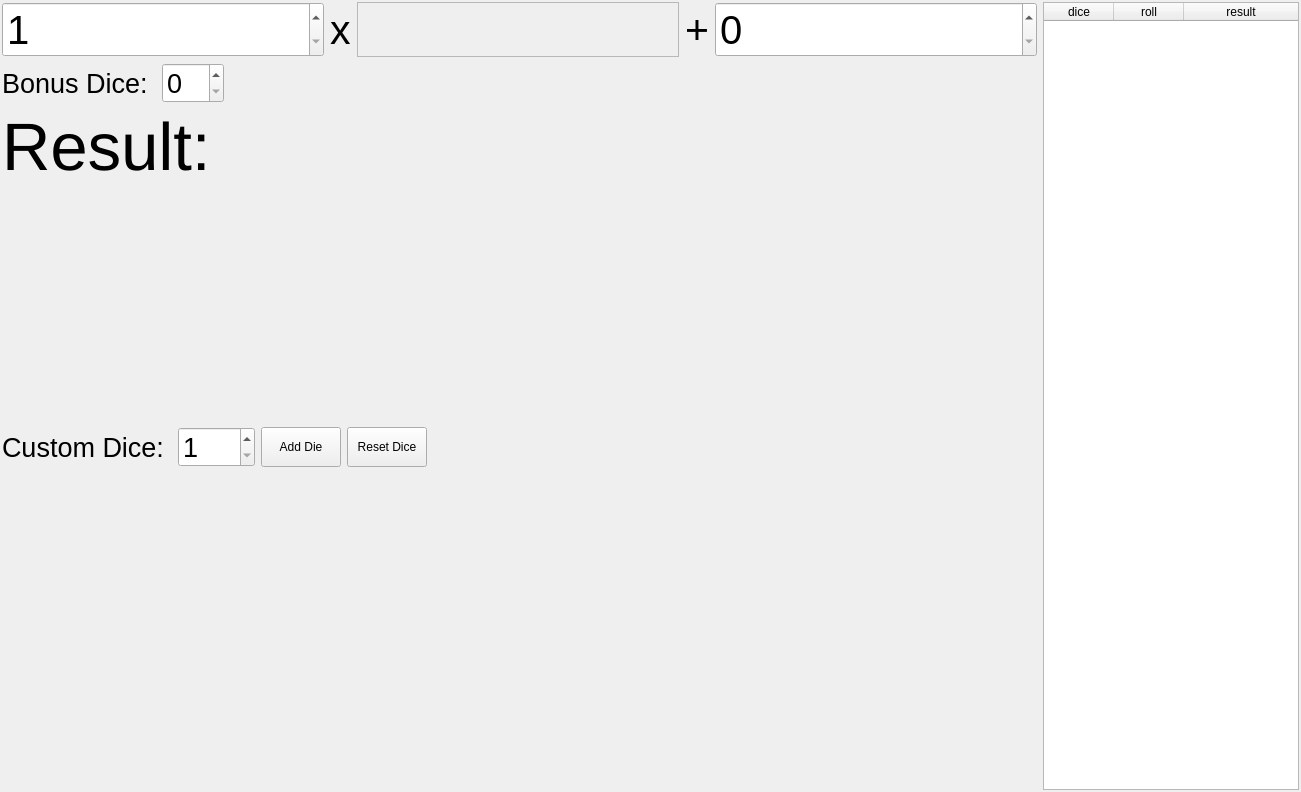
<?xml version="1.0" encoding="UTF-8"?>
<ui version="4.0">
 <class>DiceTool</class>
 <widget class="QWidget" name="DiceTool">
  <property name="geometry">
   <rect>
    <x>0</x>
    <y>0</y>
    <width>1301</width>
    <height>792</height>
   </rect>
  </property>
  <property name="windowTitle">
   <string>Form</string>
  </property>
  <layout class="QHBoxLayout" name="horizontalLayout">
   <property name="leftMargin">
    <number>2</number>
   </property>
   <property name="topMargin">
    <number>2</number>
   </property>
   <property name="rightMargin">
    <number>2</number>
   </property>
   <property name="bottomMargin">
    <number>2</number>
   </property>
   <item>
    <layout class="QVBoxLayout" name="verticalLayout">
     <item>
      <layout class="QHBoxLayout" name="horizontalLayout_2">
       <item>
        <widget class="QSpinBox" name="spinBox_amount">
         <property name="sizePolicy">
          <sizepolicy hsizetype="Minimum" vsizetype="Preferred">
           <horstretch>0</horstretch>
           <verstretch>0</verstretch>
          </sizepolicy>
         </property>
         <property name="maximumSize">
          <size>
           <width>16777215</width>
           <height>100</height>
          </size>
         </property>
         <property name="font">
          <font>
           <pointsize>30</pointsize>
          </font>
         </property>
         <property name="minimum">
          <number>1</number>
         </property>
         <property name="maximum">
          <number>999</number>
         </property>
        </widget>
       </item>
       <item>
        <widget class="QLabel" name="label">
         <property name="sizePolicy">
          <sizepolicy hsizetype="Maximum" vsizetype="Minimum">
           <horstretch>0</horstretch>
           <verstretch>0</verstretch>
          </sizepolicy>
         </property>
         <property name="font">
          <font>
           <pointsize>31</pointsize>
          </font>
         </property>
         <property name="text">
          <string>x</string>
         </property>
        </widget>
       </item>
       <item>
        <widget class="QFrame" name="frame_diceButtons">
         <property name="frameShape">
          <enum>QFrame::StyledPanel</enum>
         </property>
         <property name="frameShadow">
          <enum>QFrame::Raised</enum>
         </property>
        </widget>
       </item>
       <item>
        <widget class="QLabel" name="label_2">
         <property name="sizePolicy">
          <sizepolicy hsizetype="Maximum" vsizetype="Minimum">
           <horstretch>0</horstretch>
           <verstretch>0</verstretch>
          </sizepolicy>
         </property>
         <property name="font">
          <font>
           <pointsize>31</pointsize>
          </font>
         </property>
         <property name="text">
          <string>+</string>
         </property>
        </widget>
       </item>
       <item>
        <widget class="QSpinBox" name="spinBox_modifier">
         <property name="sizePolicy">
          <sizepolicy hsizetype="Minimum" vsizetype="Minimum">
           <horstretch>0</horstretch>
           <verstretch>0</verstretch>
          </sizepolicy>
         </property>
         <property name="maximumSize">
          <size>
           <width>16777215</width>
           <height>100</height>
          </size>
         </property>
         <property name="font">
          <font>
           <pointsize>30</pointsize>
          </font>
         </property>
         <property name="maximum">
          <number>999</number>
         </property>
        </widget>
       </item>
      </layout>
     </item>
     <item>
      <layout class="QHBoxLayout" name="horizontalLayout_4">
       <item>
        <widget class="QLabel" name="label_4">
         <property name="sizePolicy">
          <sizepolicy hsizetype="Maximum" vsizetype="Preferred">
           <horstretch>0</horstretch>
           <verstretch>0</verstretch>
          </sizepolicy>
         </property>
         <property name="font">
          <font>
           <pointsize>20</pointsize>
          </font>
         </property>
         <property name="toolTip">
          <string>Bonus dice are added to the normal amount of dice, but the worst results (amount = amount of bonus dice) are again subtracted from the result</string>
         </property>
         <property name="text">
          <string>Bonus Dice: </string>
         </property>
        </widget>
       </item>
       <item>
        <widget class="QSpinBox" name="spinBox_bonusDice">
         <property name="sizePolicy">
          <sizepolicy hsizetype="Maximum" vsizetype="Fixed">
           <horstretch>0</horstretch>
           <verstretch>0</verstretch>
          </sizepolicy>
         </property>
         <property name="font">
          <font>
           <pointsize>20</pointsize>
          </font>
         </property>
        </widget>
       </item>
       <item>
        <spacer name="horizontalSpacer_2">
         <property name="orientation">
          <enum>Qt::Horizontal</enum>
         </property>
         <property name="sizeHint" stdset="0">
          <size>
           <width>40</width>
           <height>20</height>
          </size>
         </property>
        </spacer>
       </item>
      </layout>
     </item>
     <item>
      <widget class="QLabel" name="label_3">
       <property name="sizePolicy">
        <sizepolicy hsizetype="Preferred" vsizetype="Maximum">
         <horstretch>0</horstretch>
         <verstretch>0</verstretch>
        </sizepolicy>
       </property>
       <property name="font">
        <font>
         <pointsize>50</pointsize>
        </font>
       </property>
       <property name="text">
        <string>Result:</string>
       </property>
      </widget>
     </item>
     <item>
      <widget class="QLabel" name="label_result">
       <property name="sizePolicy">
        <sizepolicy hsizetype="Preferred" vsizetype="Maximum">
         <horstretch>0</horstretch>
         <verstretch>0</verstretch>
        </sizepolicy>
       </property>
       <property name="font">
        <font>
         <pointsize>150</pointsize>
        </font>
       </property>
       <property name="text">
        <string/>
       </property>
      </widget>
     </item>
     <item>
      <layout class="QHBoxLayout" name="horizontalLayout_3">
       <item>
        <widget class="QLabel" name="label_5">
         <property name="font">
          <font>
           <pointsize>20</pointsize>
          </font>
         </property>
         <property name="text">
          <string>Custom Dice: </string>
         </property>
        </widget>
       </item>
       <item>
        <widget class="QSpinBox" name="spinBox_customDie">
         <property name="sizePolicy">
          <sizepolicy hsizetype="Maximum" vsizetype="Fixed">
           <horstretch>0</horstretch>
           <verstretch>0</verstretch>
          </sizepolicy>
         </property>
         <property name="font">
          <font>
           <pointsize>20</pointsize>
          </font>
         </property>
         <property name="minimum">
          <number>1</number>
         </property>
         <property name="maximum">
          <number>999</number>
         </property>
        </widget>
       </item>
       <item>
        <widget class="QPushButton" name="pushButton_addDie">
         <property name="sizePolicy">
          <sizepolicy hsizetype="Minimum" vsizetype="Minimum">
           <horstretch>0</horstretch>
           <verstretch>0</verstretch>
          </sizepolicy>
         </property>
         <property name="text">
          <string>Add Die</string>
         </property>
        </widget>
       </item>
       <item>
        <widget class="QPushButton" name="pushButton_resetDice">
         <property name="sizePolicy">
          <sizepolicy hsizetype="Minimum" vsizetype="Minimum">
           <horstretch>0</horstretch>
           <verstretch>0</verstretch>
          </sizepolicy>
         </property>
         <property name="text">
          <string>Reset Dice</string>
         </property>
        </widget>
       </item>
       <item>
        <spacer name="horizontalSpacer">
         <property name="orientation">
          <enum>Qt::Horizontal</enum>
         </property>
         <property name="sizeHint" stdset="0">
          <size>
           <width>40</width>
           <height>20</height>
          </size>
         </property>
        </spacer>
       </item>
      </layout>
     </item>
     <item>
      <spacer name="verticalSpacer">
       <property name="orientation">
        <enum>Qt::Vertical</enum>
       </property>
       <property name="sizeType">
        <enum>QSizePolicy::Expanding</enum>
       </property>
       <property name="sizeHint" stdset="0">
        <size>
         <width>20</width>
         <height>40</height>
        </size>
       </property>
      </spacer>
     </item>
    </layout>
   </item>
   <item>
    <widget class="QTableWidget" name="tableWidget_results">
     <property name="sizePolicy">
      <sizepolicy hsizetype="Maximum" vsizetype="Expanding">
       <horstretch>0</horstretch>
       <verstretch>0</verstretch>
      </sizepolicy>
     </property>
     <property name="editTriggers">
      <set>QAbstractItemView::NoEditTriggers</set>
     </property>
     <attribute name="horizontalHeaderCascadingSectionResizes">
      <bool>false</bool>
     </attribute>
     <attribute name="horizontalHeaderDefaultSectionSize">
      <number>70</number>
     </attribute>
     <attribute name="horizontalHeaderShowSortIndicator" stdset="0">
      <bool>false</bool>
     </attribute>
     <attribute name="horizontalHeaderStretchLastSection">
      <bool>true</bool>
     </attribute>
     <attribute name="verticalHeaderVisible">
      <bool>false</bool>
     </attribute>
     <column>
      <property name="text">
       <string>dice</string>
      </property>
     </column>
     <column>
      <property name="text">
       <string>roll</string>
      </property>
     </column>
     <column>
      <property name="text">
       <string>result</string>
      </property>
     </column>
    </widget>
   </item>
  </layout>
 </widget>
 <resources/>
 <connections/>
</ui>
